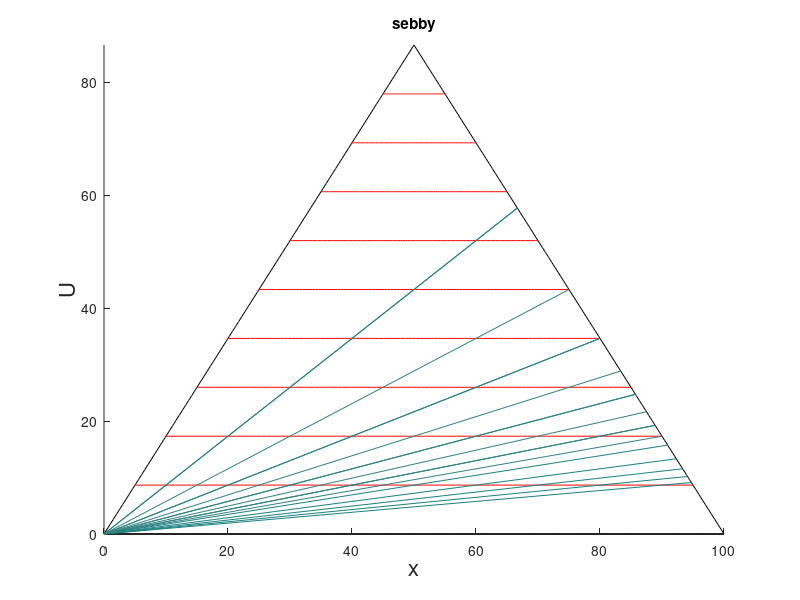

Write MATLAB code to recreate this figure.
close all
cos60 = 0.5;
sin60 = sqrt(3)/2;
tan60 = sqrt(3);

%Set up 3 lines of triangle
scale = 100;
x_h = linspace(0,scale);
h = zeros(size(x_h));
x_up = linspace(0,scale/2);
up= tan60*x_up;
top = tan60*x_up(end);
x_down=linspace(scale/2,scale);
down= 2*top-tan60*x_down;
triangle = [h, up, down];
x_triangle = [x_h, x_up, x_down];
figure 
hold on
plot(x_triangle,triangle,'k');

%draw horizontal lines (red)
div = 10;
div = scale/div;
i=div;
red_heights=[];

while(i<scale)
    start = i*cos60;
    finish = scale-start;
    new_x_h = linspace(start,finish,100);
    new_height = i*sin60;
    red_heights = [red_heights new_height];  %#ok<AGROW>
    new_h=new_height*ones(size(new_x_h));
    plot(new_x_h,new_h,'r');
    i=i+div;
end

%draw dilution lines
altitude=10*sin60;
a=0.1;
while (altitude<20)
    right_end = (2*top-altitude)/tan60;
    left_start=altitude/tan60;
    moving_point=0;
    while (moving_point<right_end)
        if(moving_point>left_start)
            slope_dilution_line=altitude/(moving_point);
            x_endpoint_dilution_line=(2*top)/(slope_dilution_line+tan60);
            y_endpoint_dilution_line=x_endpoint_dilution_line*slope_dilution_line;
            plot([0 x_endpoint_dilution_line],[0 y_endpoint_dilution_line], 'Color', [a,0.5,0.5]);
        end
        moving_point=moving_point+10;
    end
    altitude=altitude+10*sin60;
    a=a+0.1;
end

% calculate intersection points between the redheights and the
% dilutionlines


%calculate positions of intersection based on triangle edge values, use
%inverted triangle to calculate the three values. declare empty array of
%size intersection points but 3 extra columns. from there algorithm to use
%first two values, and scale to calculate all other values


%Plot fanciness
xlim([0 scale]);
ylim([0 top]);
title('sebby');
xlabel('x','fontsize',16); 
ylabel('U','fontsize',16);